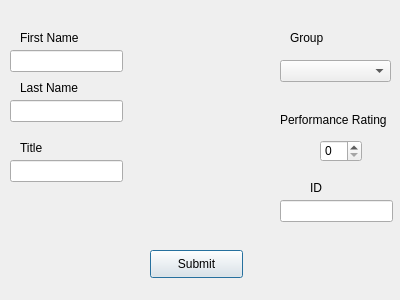
<?xml version="1.0" encoding="UTF-8"?>
<ui version="4.0">
 <class>newentry</class>
 <widget class="QDialog" name="newentry">
  <property name="geometry">
   <rect>
    <x>0</x>
    <y>0</y>
    <width>400</width>
    <height>300</height>
   </rect>
  </property>
  <property name="windowTitle">
   <string>Dialog</string>
  </property>
  <widget class="QLabel" name="label">
   <property name="geometry">
    <rect>
     <x>20</x>
     <y>30</y>
     <width>81</width>
     <height>16</height>
    </rect>
   </property>
   <property name="text">
    <string>First Name</string>
   </property>
  </widget>
  <widget class="QLabel" name="label_2">
   <property name="geometry">
    <rect>
     <x>20</x>
     <y>80</y>
     <width>81</width>
     <height>16</height>
    </rect>
   </property>
   <property name="text">
    <string>Last Name</string>
   </property>
  </widget>
  <widget class="QLabel" name="label_3">
   <property name="geometry">
    <rect>
     <x>20</x>
     <y>140</y>
     <width>81</width>
     <height>16</height>
    </rect>
   </property>
   <property name="text">
    <string>Title</string>
   </property>
  </widget>
  <widget class="QSpinBox" name="spinBox">
   <property name="geometry">
    <rect>
     <x>320</x>
     <y>140</y>
     <width>42</width>
     <height>22</height>
    </rect>
   </property>
  </widget>
  <widget class="QLabel" name="label_4">
   <property name="geometry">
    <rect>
     <x>280</x>
     <y>110</y>
     <width>121</width>
     <height>20</height>
    </rect>
   </property>
   <property name="text">
    <string>Performance Rating</string>
   </property>
  </widget>
  <widget class="QLineEdit" name="lineEdit">
   <property name="geometry">
    <rect>
     <x>10</x>
     <y>50</y>
     <width>113</width>
     <height>22</height>
    </rect>
   </property>
  </widget>
  <widget class="QLineEdit" name="lineEdit_2">
   <property name="geometry">
    <rect>
     <x>10</x>
     <y>100</y>
     <width>113</width>
     <height>22</height>
    </rect>
   </property>
  </widget>
  <widget class="QLineEdit" name="lineEdit_3">
   <property name="geometry">
    <rect>
     <x>10</x>
     <y>160</y>
     <width>113</width>
     <height>22</height>
    </rect>
   </property>
  </widget>
  <widget class="QComboBox" name="comboBox">
   <property name="geometry">
    <rect>
     <x>280</x>
     <y>60</y>
     <width>111</width>
     <height>22</height>
    </rect>
   </property>
  </widget>
  <widget class="QLabel" name="label_5">
   <property name="geometry">
    <rect>
     <x>290</x>
     <y>30</y>
     <width>53</width>
     <height>16</height>
    </rect>
   </property>
   <property name="text">
    <string>Group</string>
   </property>
  </widget>
  <widget class="QLineEdit" name="lineEdit_4">
   <property name="geometry">
    <rect>
     <x>280</x>
     <y>200</y>
     <width>113</width>
     <height>22</height>
    </rect>
   </property>
  </widget>
  <widget class="QLabel" name="label_6">
   <property name="geometry">
    <rect>
     <x>310</x>
     <y>180</y>
     <width>53</width>
     <height>16</height>
    </rect>
   </property>
   <property name="text">
    <string>ID</string>
   </property>
  </widget>
  <widget class="QPushButton" name="pushButton">
   <property name="geometry">
    <rect>
     <x>150</x>
     <y>250</y>
     <width>93</width>
     <height>28</height>
    </rect>
   </property>
   <property name="text">
    <string>Submit</string>
   </property>
  </widget>
 </widget>
 <resources/>
 <connections/>
</ui>
